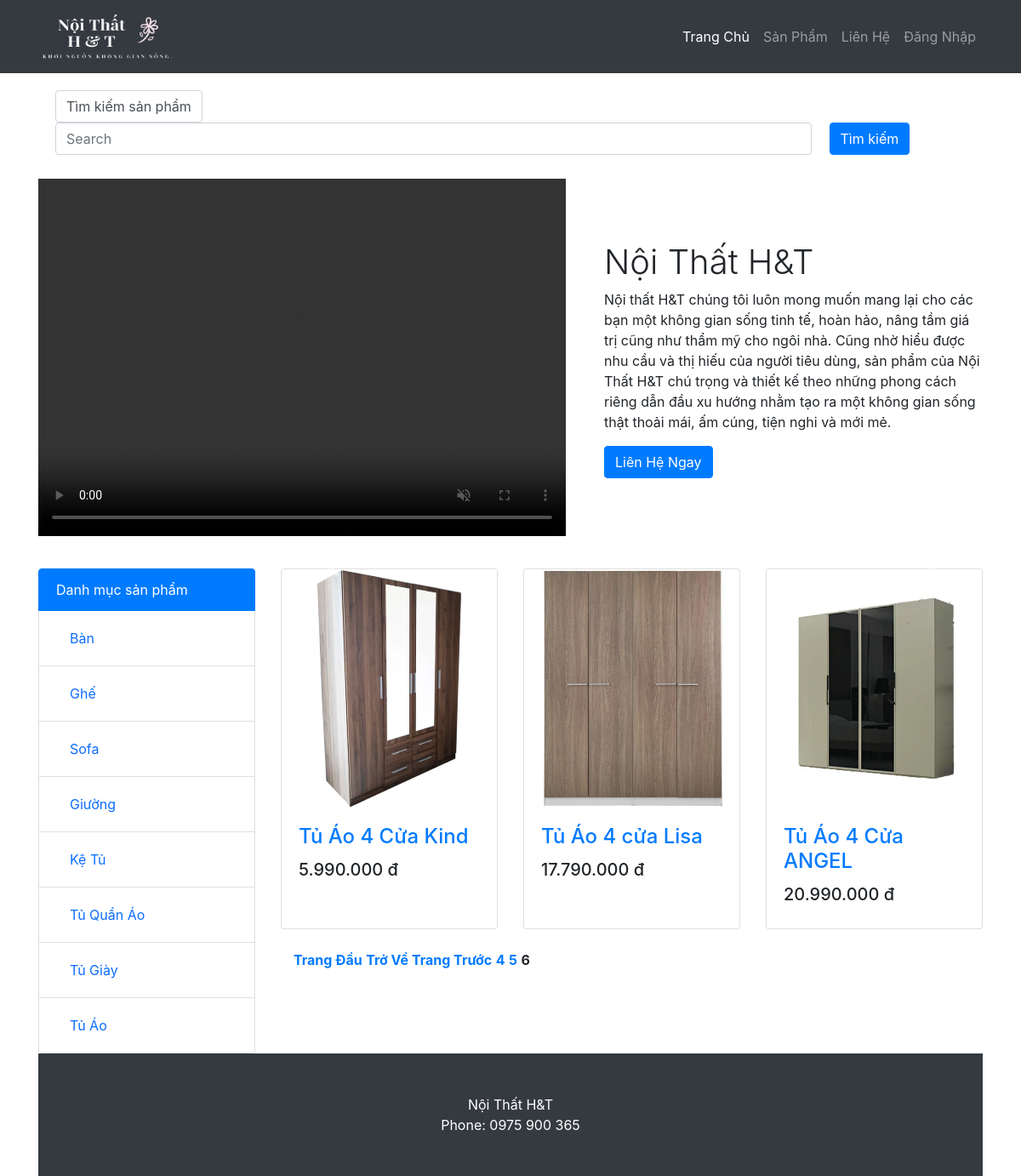
The app's page /?per_page=6&page=6 with its own data.
### tables this page shows
CREATE TABLE `loaisanpham` (
  `maloaisp` int(11) NOT NULL,
  `tenloaisp` varchar(200) NOT NULL
);

CREATE TABLE `sanpham` (
  `masp` int(11) NOT NULL,
  `tensp` varchar(500) NOT NULL,
  `giasp` int(11) NOT NULL,
  `soluong` int(11) NOT NULL DEFAULT 1,
  `mota` varchar(500) NOT NULL,
  `anhdaidien` varchar(200) NOT NULL,
  `chatlieu` varchar(200) NOT NULL,
  `mausac` varchar(200) NOT NULL,
  `kichthuoc` varchar(200) NOT NULL,
  `xuatxu` varchar(200) NOT NULL,
  `baohanh` varchar(200) NOT NULL,
  `trangthai` int(11) NOT NULL DEFAULT 1,
  `maloaisp` int(11) NOT NULL,
  `makm` int(11) NOT NULL
);

### index.php (the view, shortened to what this page needs)
<!DOCTYPE html>
<html lang="en">
    <head>
        <link href="https://cdn.jsdelivr.net/npm/bootstrap@5.0.1/dist/css/bootstrap.min.css" rel="stylesheet">
        <link href="./Bootstrap/css/styles.css" rel="stylesheet" />
    </head>
    <body>
        <nav class="navbar navbar-expand-lg navbar-dark bg-dark">
            <div class="container">
                <a class="navbar-brand" href="./index.php" ><img src="./Images/LogoIndex1.png" width="160px" height="60px"></a>
                <div class="collapse navbar-collapse" id="navbarResponsive">
                    <ul class="navbar-nav ml-auto">
                        <li class="nav-item active">
                            <a class="nav-link" href="./index.php">
                                Trang Chủ
                            </a>
                        <?php  if(!isset($_SESSION['dangnhap'])) {?>
                        </li>
                        <li class="nav-item"><a class="nav-link" href="#DSSP">Sản Phẩm</a></li>
                        <li class="nav-item"><a class="nav-link" href="#LienHe">Liên Hệ</a></li>
                        <li class="nav-item"><a class="nav-link" href="./dangnhap.php">Đăng Nhập</a></li>
                        <?php } ?>
                    </ul>
                </div>
            </div>
        </nav>
    <?php
     $search = isset($_GET['name']) ? $_GET['name'] : "";
    include'ketnoi.php';
        $item_per_page = !empty($_GET['per_page'])?$_GET['per_page']:6;
        $current_page = !empty($_GET['page'])?$_GET['page']:1;
        $offset = ($current_page - 1) * $item_per_page;
        if ($search) {
            $products = mysqli_query($conn, "SELECT * FROM `sanpham` WHERE `tensp` LIKE '%" . $search . "%' ORDER BY `masp` ASC  LIMIT " . $item_per_page . " OFFSET " . $offset);
            $totalRecords = mysqli_query($conn, "SELECT * FROM `sanpham` WHERE `tensp` LIKE '%" . $search . "%'");
        } else {
            $products = mysqli_query($conn, "SELECT * FROM `sanpham` ORDER BY `masp` ASC  LIMIT " . $item_per_page . " OFFSET " . $offset);
        }
        $sql1 =  "SELECT * FROM `loaisanpham`";
        $result2 = mysqli_query($conn,$sql1);
        ?>
    <form class="form-inline " method="GET" >
                <div class="container">
                <div class="card-body">
                <label class="form-control mr-sm-3" >Tìm kiếm sản phẩm</label>
                <input class="form-control mr-sm-3" size="80" type="text" placeholder="Search" aria-label="Search" value="<?=isset($_GET['name']) ? $_GET['name'] : ""?>" name="name">
                <input type="submit" value="Tìm kiếm" class="btn btn-primary"/>
                </div>
                </div>
    </form>
        <div class="container">
            <div class="row align-items-center my-2">
                <div class="col-lg-7"><video controls autoplay muted width="620px" height="420px"> <source src="./Videos/NoiThat.mp4" ></video></div>
                <div class="col-lg-5">
                    <h1 class="font-weight-light">Nội Thất H&T</h1>
                    <p>Nội thất H&T chúng tôi luôn mong muốn mang lại cho các bạn một không gian sống tinh tế, hoàn hảo, nâng tầm giá trị cũng như thẩm mỹ cho ngôi nhà. Cũng nhờ hiểu được nhu cầu và thị hiếu của người tiêu dùng, sản phẩm của Nội Thất H&T chú trọng và thiết kế theo những phong cách riêng dẫn đầu xu hướng nhằm tạo ra một không gian sống thật thoải mái, ấm cúng, tiện nghi và mới mẻ.</p>
                    <button type="button" class="btn btn-primary" data-bs-toggle="modal" data-bs-target="#exampleModal">
                     Liên Hệ Ngay
                    </button>
                </div>
            </div>
        <div class="row">
            <div class="col-lg-3">
                <div class="list-group">
                    <button type="button" class="list-group-item list-group-item-action active" disabled id="DSSP">Danh mục sản
                        phẩm </button>
                        <?php
                while ($row2 = mysqli_fetch_array($result2)) {
                    ?>
                    <button type="button" class="list-group-item list-group-item-action" ><a href="loaisp.php?maloaisp=<?= $row2['maloaisp']?>" class="nav-link"><?= $row2['tenloaisp'] ?></a></button>
                  <?php } ?>
                </div>
            </div>
            <div class="col-lg-9">
                <div id="carouselExampleIndicators" class="carousel slide my-4" data-ride="carousel">
                    <a class="carousel-control-prev" href="#carouselExampleIndicators" role="button" data-slide="prev">
                        <span class="carousel-control-prev-icon" aria-hidden="true"></span>
                    </a>
                    <a class="carousel-control-next" href="#carouselExampleIndicators" role="button" data-slide="next">
                        <span class="carousel-control-next-icon" aria-hidden="true"></span>
                    </a>
                </div>
                <div class="row">
                <?php
                while ($row = mysqli_fetch_array($products)) {
                    ?>
                    <div class="col-lg-4 col-md-6 mb-4">
                        <div class="card h-100">
                            <a href="sanpham.php?masp=<?= $row['masp']?>"><img class="card-img-top" width="300px" height="280px" src=" <?= $row['anhdaidien'] ?> " alt=""></a>
                            <div class="card-body">
                                <h4 class="card-title">
                                    <a href="sanpham.php?masp=<?= $row['masp']?>"><?= $row['tensp'] ?></a>
                                </h4>
                                <h5><?= number_format($row['giasp'],0,",",".") ?> đ</h5>
                            </div>
                        </div>
                    </div>
                    <?php } ?>
                </div>
                <div>
                     <?php include 'chuyentrang.php' ?>
                </div>
            </div>
        </div>
    </div>
        <footer class="py-5 bg-dark">
            <div class="container"><p class="m-0 text-center text-white" id="LienHe">Nội Thất H&T</br>Phone: 0975 900 365</p></div>
        </footer>
    </body>
</html>

### records on screen
loaisanpham: tenloaisp "Bàn"
loaisanpham: tenloaisp "Ghế"
loaisanpham: tenloaisp "Sofa"
loaisanpham: tenloaisp "Giường"
loaisanpham: tenloaisp "Kệ Tủ"
loaisanpham: tenloaisp "Tủ Quần Áo"
loaisanpham: tenloaisp "Tủ Giày"
loaisanpham: tenloaisp "Tủ Áo"
sanpham: anhdaidien (picture), tensp "Tủ Áo 4 Cửa Kind", giasp "5.990.000"
sanpham: anhdaidien (picture), tensp "Tủ Áo 4 cửa Lisa", giasp "17.790.000"
sanpham: anhdaidien (picture), tensp "Tủ Áo 4 Cửa ANGEL", giasp "20.990.000"
